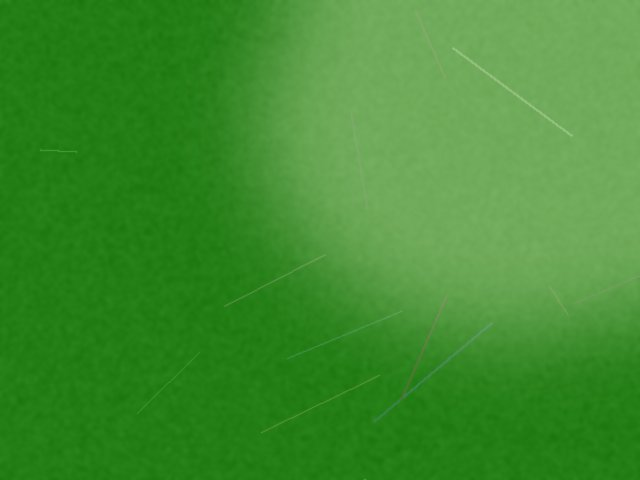
#> input picture samples/field_aphid_colony.jpg, 640 x 480 px
$ python -i augment.py   (imports and definitions only)
#> lines starting #> are read from the running program, lines starting #| are printed output that depends on the picture; after the words box and inside, x2 and y2 are one past the last pixel; in counts of white or black regions, pixels touching at a corner belong together
#> further down, picture is the input picture: shape (480, 640, 3); mean B, G, R 47.1, 142.6, 63.7
"""
Training-time augmentation pipeline.

This is our direct answer to the challenge as written: field pest models
underperform their benchmark scores because real photos have poor lighting and
complex backgrounds. We deliberately simulate those conditions during training
so ugly images do not surprise the model at inference time.

Each transform below maps to a real failure mode described in the overview:
  - brightness/contrast jitter  -> harsh midday sun, blown highlights, shadows
  - gaussian + motion blur       -> one-handed phone over a wind-blown plant
  - synthetic shadow injection   -> hard shadow edges across a single leaf
  - hue/saturation shift         -> green-on-green camouflage
  - rotation / scale jitter      -> arbitrary phone angles and distances

The functions use numpy only, so they run even before OpenCV is installed. When
OpenCV is available the app uses it for faster, higher-quality ops. Feed the
`build_pipeline()` output to your YOLO `train()` call (or apply per-image).
"""
from __future__ import annotations

import numpy as np

try:
    import cv2
    _HAS_CV2 = True
except Exception:
    _HAS_CV2 = False


def brightness_contrast(img, brightness=0.0, contrast=0.0):
    """brightness in [-1,1], contrast in [-1,1]."""
#> called with brightness = -0.326, contrast = 0.264
    out = img.astype(np.float32)
    out = out * (1.0 + contrast) + brightness * 255.0
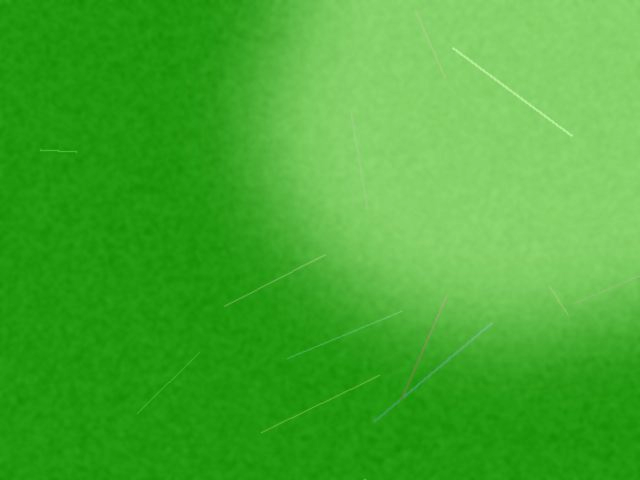
#> out: shape (480, 640, 3) float32; mean B, G, R -23.8, 97, -2.7; drawn with min black and max white
    return np.clip(out, 0, 255).astype(np.uint8)
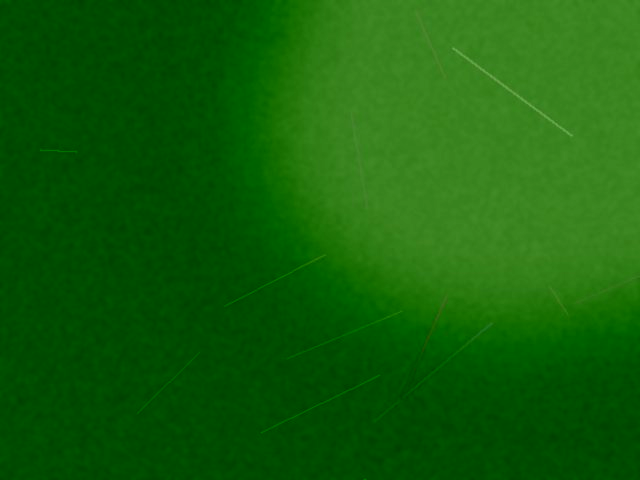
#> returned value: shape (480, 640, 3); mean of channels 0, 1, 2 9.1, 96.5, 18.6; drawn as B, G, R


def gaussian_blur(img, ksize=5):
    if _HAS_CV2:
        return cv2.GaussianBlur(img, (ksize | 1, ksize | 1), 0)
    # simple box-blur fallback
    k = np.ones((ksize, ksize), np.float32) / (ksize * ksize)
    out = img.astype(np.float32)
    pad = ksize // 2
    p = np.pad(out, ((pad, pad), (pad, pad), (0, 0)), mode="edge")
    res = np.zeros_like(out)
    for c in range(img.shape[2]):
        for i in range(img.shape[0]):
            for j in range(img.shape[1]):
                res[i, j, c] = np.sum(p[i:i+ksize, j:j+ksize, c] * k)
    return np.clip(res, 0, 255).astype(np.uint8)


def motion_blur(img, degree=9, angle=0):
#> called with degree = 8, angle = 110
    if not _HAS_CV2:
        return gaussian_blur(img, ksize=degree)
    M = cv2.getRotationMatrix2D((degree / 2, degree / 2), angle, 1)
    kernel = np.diag(np.ones(degree))
    kernel = cv2.warpAffine(kernel, M, (degree, degree))
    kernel /= degree
    return cv2.filter2D(img, -1, kernel)
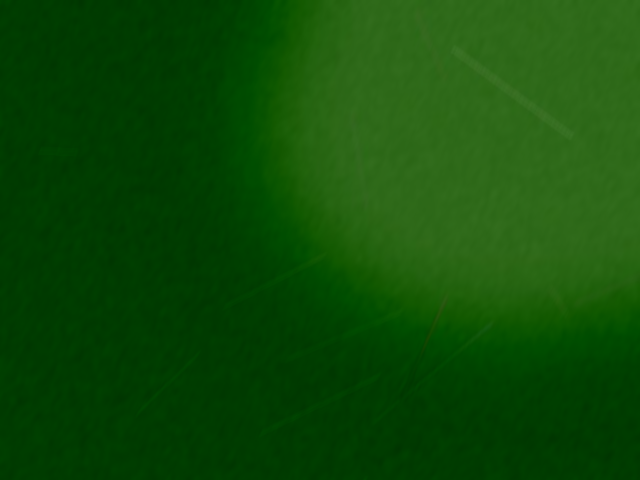
#> returned value: shape (480, 640, 3); mean of channels 0, 1, 2 7.2, 76.4, 14.8; drawn as B, G, R


def inject_shadow(img, strength=0.5):
    """Darken a random half-plane to mimic a hard shadow edge across the leaf."""
#> called with strength = 0.415
    h, w = img.shape[:2]
#> h = 480; w = 640
    mask = np.ones((h, w), np.float32)
    x1, x2 = np.random.randint(0, w), np.random.randint(0, w)
#> x1 = 559; x2 = 629
    for y in range(h):
        cut = int(x1 + (x2 - x1) * y / max(h - 1, 1))
        mask[y, :cut] = 1.0 - strength
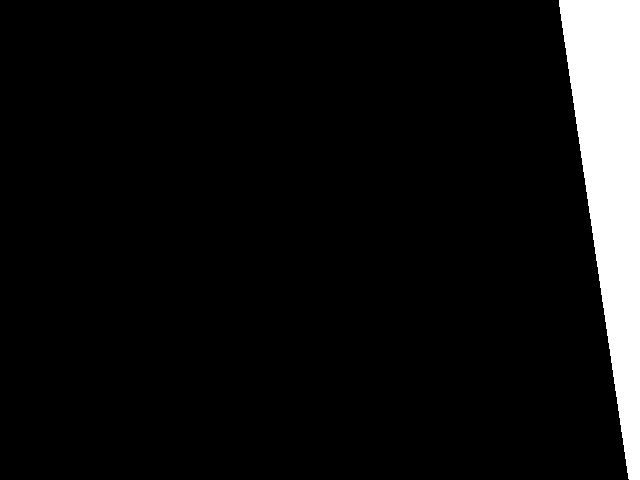
#> mask: shape (480, 640) float32; values 0.585 (black) and 1 (white), 7.3% white; 1 white region, box (x1, y1, x2, y2) and area: (559, 0, 640, 480) 22319
    out = img.astype(np.float32) * mask[:, :, None]
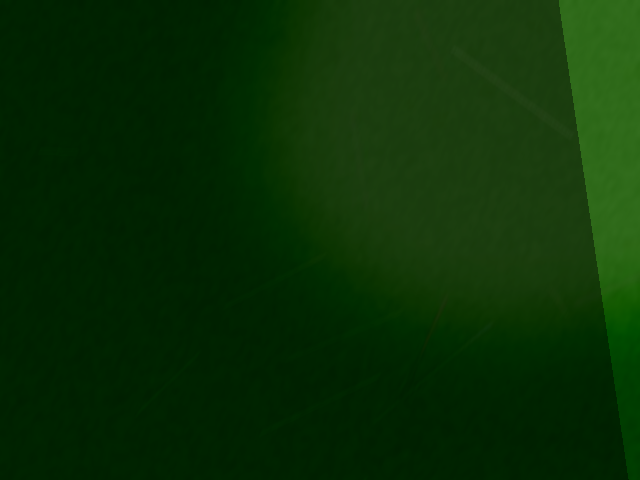
#> out: shape (480, 640, 3) float32; mean B, G, R 4.8, 47.7, 9.7
    return np.clip(out, 0, 255).astype(np.uint8)


def hue_saturation(img, hue_shift=0, sat_scale=1.0):
    if not _HAS_CV2:
        return img
    hsv = cv2.cvtColor(img, cv2.COLOR_BGR2HSV).astype(np.float32)
    hsv[..., 0] = (hsv[..., 0] + hue_shift) % 180
    hsv[..., 1] = np.clip(hsv[..., 1] * sat_scale, 0, 255)
    return cv2.cvtColor(hsv.astype(np.uint8), cv2.COLOR_HSV2BGR)


def random_augment(img, rng: np.random.RandomState | None = None):
    """Apply a random field-condition augmentation stack to one image."""
    rng = rng or np.random.RandomState()
    out = img
    if rng.rand() < 0.8:
        out = brightness_contrast(out, brightness=rng.uniform(-0.35, 0.35),
                                  contrast=rng.uniform(-0.3, 0.3))
    if rng.rand() < 0.4:
        out = motion_blur(out, degree=int(rng.randint(5, 13)),
                          angle=float(rng.randint(0, 180)))
    elif rng.rand() < 0.4:
        out = gaussian_blur(out, ksize=int(rng.randint(3, 7)))
    if rng.rand() < 0.5:
        out = inject_shadow(out, strength=rng.uniform(0.3, 0.6))
    if rng.rand() < 0.5:
        out = hue_saturation(out, hue_shift=int(rng.randint(-10, 10)),
                             sat_scale=rng.uniform(0.7, 1.3))
    return out


def build_pipeline() -> dict:
    """
    Returns the augmentation hyper-parameters to pass to YOLOv8's train() call
    (ultralytics reads these directly), aligned with the transforms above.
    """
    return {
        "hsv_h": 0.015,     # hue jitter  -> camouflage robustness
        "hsv_s": 0.7,       # saturation  -> lighting robustness
        "hsv_v": 0.4,       # value/brightness -> harsh sun / shadow
        "degrees": 10.0,    # rotation    -> arbitrary phone angle
        "translate": 0.1,
        "scale": 0.5,       # scale jitter -> distance from plant
        "shear": 2.0,
        "fliplr": 0.5,
        "mosaic": 1.0,      # background randomisation -> complex backgrounds
        "mixup": 0.15,
        "blur": 0.1,        # motion/gaussian blur -> wind + one-handed capture
    }

>>> import cv2
>>> picture = cv2.imread('../samples/field_aphid_colony.jpg')
>>> result = random_augment(picture)
